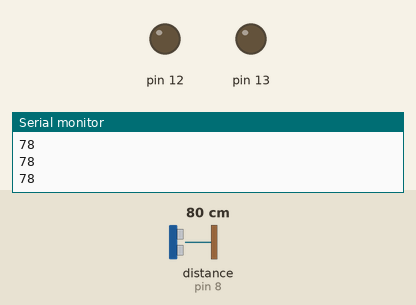
Simulated run of this sketch. Board: Arduino Uno, built with avr-gcc and run on an emulated ATmega328P. On the bench: output pins drawn as LEDs (lit = HIGH), the last lines printed to the serial monitor. Wiring (inferred from the names in the program): ultrasonic range finder: trigger pin 7; echo pin 8. The inputs (shaded band) are chosen by the test bench; at power-on: distance to the obstacle (sensor on pin 8) 80 cm. The echo pulse lasts 58.3 µs per cm; pins used as bus, display or sensor lines are not drawn.

Above: at 1.2 s.
1.3 s: distance to the obstacle (sensor on pin 8) set to 32 cm
2.8 s: distance to the obstacle (sensor on pin 8) set to 29 cm
At 3.4 s:
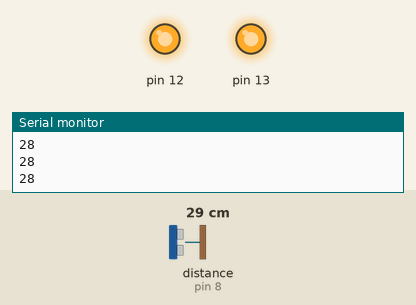
4.3 s: distance to the obstacle (sensor on pin 8) set to 35 cm
At 5.5 s:
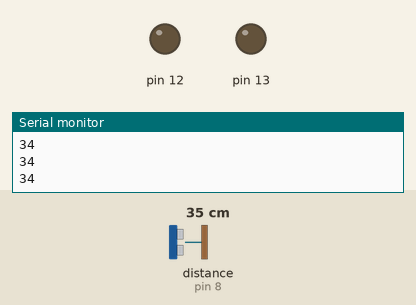
5.8 s: distance to the obstacle (sensor on pin 8) set to 2 cm
At 6.8 s:
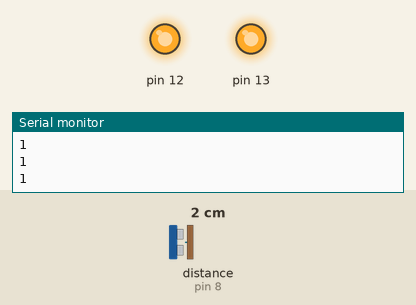
Timing chart, 0 to 8.3 s (numbered marks = the images above; inputs shaded):
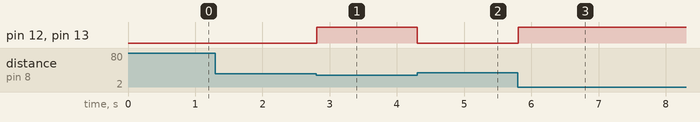

The sketch:

smart_blind_stick.ino
```cpp
int  duration;
int  distance;
void setup()
{
pinMode(13,OUTPUT);
pinMode(12,OUTPUT);
pinMode(7,OUTPUT);//trigger
pinMode(8,INPUT);//echo
Serial.begin(9600);
}

void loop()
{
digitalWrite(7,LOW);
delayMicroseconds(2);
digitalWrite(7,HIGH);
delayMicroseconds(10);
digitalWrite(7,LOW);
duration=pulseIn(8,HIGH);
distance=( (duration/2)*0.034);

Serial.println(distance);

if(distance<30){
digitalWrite(12,HIGH);
digitalWrite(13,HIGH);

}
else if(distance>=30){
digitalWrite(12,0);
digitalWrite(13,0);

}}
```

Measured:
- the behaviour switches between 31 and 30 cm on distance to the obstacle (sensor on pin 8) (found by bisection; images 0 and 1)
- after the input at 2.8 s, pin 12, pin 13: LOW → HIGH at once
- after the input at 4.3 s, pin 12, pin 13: HIGH → LOW at once
- after the input at 5.8 s, pin 12, pin 13: LOW → HIGH at once
